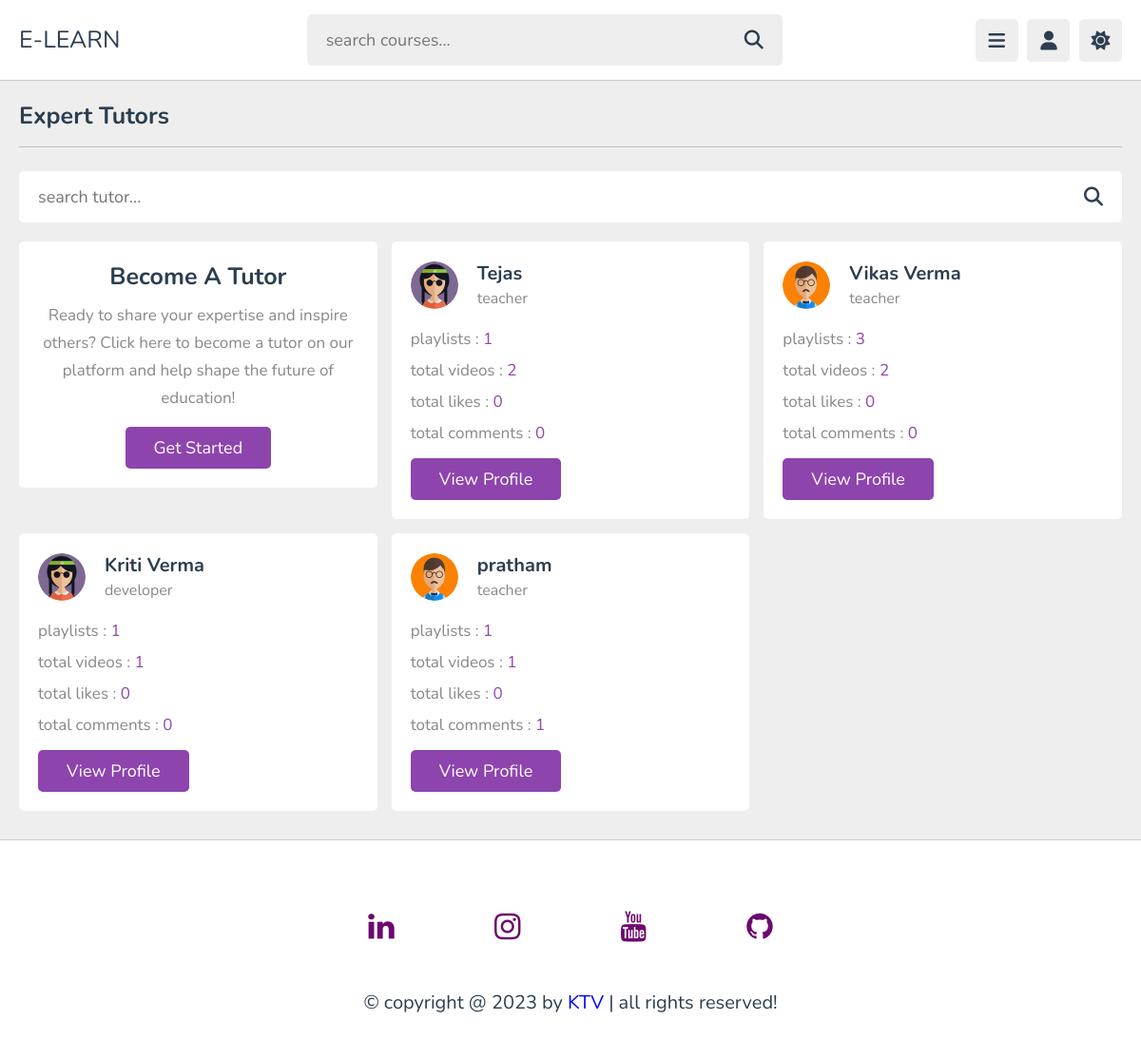
The app's page /teachers.php with its own data.
### tables this page shows
CREATE TABLE `tutors` (
  `id` int(10) NOT NULL,
  `name` varchar(30) NOT NULL,
  `profession` varchar(25) NOT NULL,
  `email` varchar(25) NOT NULL,
  `password` varchar(30) NOT NULL,
  `image` varchar(30) NOT NULL
);

### teachers.php (the view, shortened to what this page needs)
<!DOCTYPE html>
<html lang="en">
<head>
   <link rel="stylesheet" href="https://cdnjs.cloudflare.com/ajax/libs/font-awesome/6.1.2/css/all.min.css">
   <link rel="stylesheet" href="https://cdnjs.cloudflare.com/ajax/libs/font-awesome/4.7.0/css/font-awesome.min.css">
   <link rel="stylesheet" href="css/style.css">
</head>
<body>
<?php
    include "./components/user_header.php";
?>
<section class="teachers">
   <h1 class="heading">expert tutors</h1>
   <form action="search_tutor.php" method="post" class="search-tutor">
      <input type="text" name="search_tutor" maxlength="100" placeholder="search tutor..." required>
      <button type="submit" name="search_tutor_btn" class="fas fa-search"></button>
   </form>
   <div class="box-container">
      <div class="box offer">
         <h3>become a tutor</h3>
         <p>Ready to share your expertise and inspire others? Click here to become a tutor on our platform and help shape the future of education!</p>
         <a href="admin/register.php" class="inline-btn">get started</a>
      </div>
      <?php
         $select_tutors = "SELECT * FROM `tutors`";
         $select_tutors_result = mysqli_query($conn, $select_tutors);
         if(mysqli_num_rows($select_tutors_result) > 0){
            while($fetch_tutor = mysqli_fetch_assoc($select_tutors_result)){
               $tutor_id = $fetch_tutor['id'];
               $count_playlists = "SELECT * FROM `playlist` WHERE tutor_id = '$tutor_id'";
               $count_playlists_result = mysqli_query($conn, $count_playlists);
               $total_playlists = mysqli_num_rows($count_playlists_result);
               $count_contents = "SELECT * FROM `content` WHERE tutor_id = '$tutor_id'";
               $count_contents_result = mysqli_query($conn, $count_contents);
               $total_contents = mysqli_num_rows($count_contents_result);
               $count_likes = "SELECT * FROM `likes` WHERE tutor_id = '$tutor_id'";
               $count_likes_result = mysqli_query($conn, $count_likes);
               $total_likes = mysqli_num_rows($count_likes_result);
               $count_comments = "SELECT * FROM `comments` WHERE tutor_id = '$tutor_id'";
               $count_comments_result =  mysqli_query($conn, $count_comments);
               $total_comments = mysqli_num_rows($count_comments_result);
      ?>
      <div class="box">
         <div class="tutor">
            <img src="uploaded_files/<?= $fetch_tutor['image']; ?>" alt="">
            <div>
               <h3><?= $fetch_tutor['name']; ?></h3>
               <span><?= $fetch_tutor['profession']; ?></span>
            </div>
         </div>
         <p>playlists : <span><?= $total_playlists; ?></span></p>
         <p>total videos : <span><?= $total_contents ?></span></p>
         <p>total likes : <span><?= $total_likes ?></span></p>
         <p>total comments : <span><?= $total_comments ?></span></p>
         <form action="tutor_profile.php" method="post">
            <input type="submit" value="view profile" name="tutor_fetch" class="inline-btn">
         </form>
      </div>
      <?php
            }
         }else{
            echo '<p class="empty">no tutors found!</p>';
         }
      ?>
   </div>
</section>
<?php include "./components/footer.php" ?>
</body>
</html>

### css/style.css (style rules this page uses)
:root { --main-color:#8e44ad; --red:#e74c3c; --orange:#f39c12; --light-color:#888; --light-bg:#eee; --black:#2c3e50; --white:#fff; --border:.1rem solid rgba(0,0,0,.2); }
* { font-family: 'Nunito', sans-serif; margin:0; padding:0; box-sizing: border-box; outline: none; border:none; text-decoration: none; }
html { font-size: 62.5%; overflow-x: hidden; }
body { background-color: var(--light-bg); padding-left: 30rem; }
section { padding:2rem; margin: 0 auto; max-width: 1200px; }
.heading { font-size: 2.5rem; color:var(--black); margin-bottom: 2.5rem; border-bottom: var(--border); padding-bottom: 1.5rem; text-transform: capitalize; }
.inline-btn, .inline-option-btn, .inline-delete-btn, .btn, .delete-btn, .option-btn { border-radius: .5rem; color:#fff; font-size: 1.8rem; cursor: pointer; text-transform: capitalize; padding:1rem 3rem; text-align: center; margin-top: 1rem; }
.inline-btn, .inline-option-btn, .inline-delete-btn { display: inline-block; }
.btn, .inline-btn { background-color: var(--main-color); }
.teachers .search-tutor { margin-bottom: 2rem; border-radius: .5rem; background-color: var(--white); padding: 1.5rem 2rem; display: flex; align-items: center; gap: 1.5rem; }
.teachers .search-tutor input { width: 100%; background: none; font-size: 1.8rem; color: var(--black); }
.teachers .search-tutor button { font-size: 2rem; color: var(--black); cursor: pointer; background:none; }
.teachers .box-container { display: grid; grid-template-columns: repeat(auto-fit, minmax(30rem, 1fr)); gap:1.5rem; justify-content: center; align-items: flex-start; }
.teachers .box-container .box { background-color: var(--white); border-radius: .5rem; padding: 2rem; }
.teachers .box-container .offer { text-align: center; }
.teachers .box-container .offer h3 { font-size: 2.5rem; color: var(--black); text-transform: capitalize; padding-bottom: .5rem; }
.teachers .box-container .offer p { line-height: 1.7; padding: .5rem 0; color: var(--light-color); font-size: 1.7rem; }
.teachers .box-container .box .tutor { display: flex; align-items: center; gap:2rem; margin-bottom: 1.5rem; }
.teachers .box-container .box .tutor img { height: 5rem; width: 5rem; border-radius: 50%; }
.teachers .box-container .box .tutor h3 { font-size: 2rem; color: var(--black); margin-bottom: .2rem; }
.teachers .box-container .box .tutor span { font-size: 1.6rem; color: var(--light-color); }
.teachers .box-container .box p { padding: .5rem 0; font-size: 1.7rem; color: var(--light-color); }
.teachers .box-container .box p span { color: var(--main-color); }
@media (max-width:1200px) { body { padding-left: 0; } }

### records on screen
tutors: image (picture), name "Tejas", profession "teacher", total_playlists "1", total_contents "2", total_likes "0", total_comments "0"
tutors: image (picture), name "Vikas Verma", profession "teacher", total_playlists "3", total_contents "2", total_likes "0", total_comments "0"
tutors: image (picture), name "Kriti Verma", profession "developer", total_playlists "1", total_contents "1", total_likes "0", total_comments "0"
tutors: image (picture), name "pratham", profession "teacher", total_playlists "1", total_contents "1", total_likes "0", total_comments "1"
